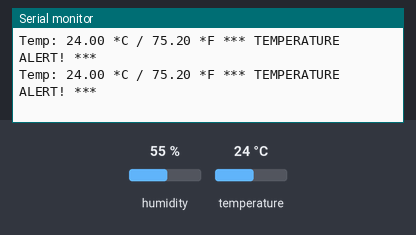
Bench run of a sketch on a simulated Arduino Uno, built with avr-gcc and run on an emulated ATmega328P. Shown: the last lines printed to the serial monitor. The inputs (shaded band) are chosen by the test bench; at power-on: temperature 24 °C, humidity 55 %.

Above: at 2.8 s.
2.9 s: temperature set to 22 °C
At 4.4 s:
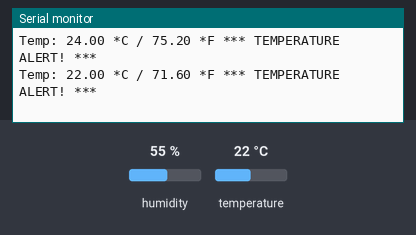
5.6 s: temperature set to 19 °C
At 7.7 s:
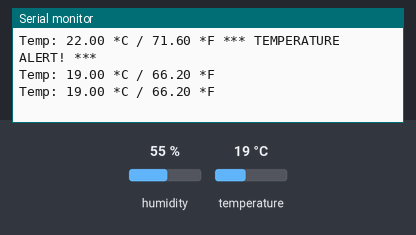

The sketch:

Task1_DHT.ino
```cpp
#include <DHT.h>

// Pin and sensor type definitions
#define DHTPIN 2
#define DHTTYPE DHT11

DHT dht(DHTPIN, DHTTYPE);

float tempThreshold = 20.0;

void setup() {
  Serial.begin(9600);
  dht.begin();
}

void loop() {
  float humidity = dht.readHumidity();
  float tempC = dht.readTemperature();
  float tempF = (tempC * 9.0 / 5.0) + 32;

  // Handle failed sensor readings
  if (isnan(tempC) || isnan(humidity)) {
    Serial.println("Failed to read from DHT sensor!");
    return;
  }

  Serial.print("Temp: ");
  Serial.print(tempC, 2);
  Serial.print(" *C / ");
  Serial.print(tempF, 2);
  Serial.print(" *F");

  if (tempC > tempThreshold) {
    Serial.println(" *** TEMPERATURE ALERT! ***");
  } else {
    Serial.println();
  }

  delay(1000);
}
```

Measured:
- the behaviour switches between 21 and 20 °C on temperature (found by bisection; images 1 and 2)
- after the input at 2.9 s, the serial monitor: prints a new line after 1.2 s (image 1)
- after the input at 5.6 s, the serial monitor: prints a new line after 0.50 s (image 2)
